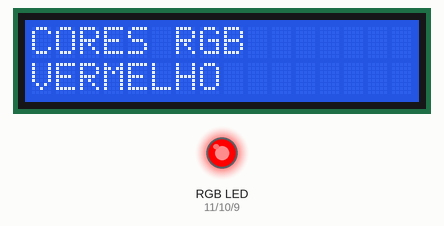
A sketch run on a simulated Arduino Uno, built with avr-gcc and run on an emulated ATmega328P. Parts: 16×2 character LCD, an RGB LED mixed from three pins (HIGH = lit). Dim RGB values are drawn brighter than linear.

Above: at 0.1 s.
At 4.2 s:
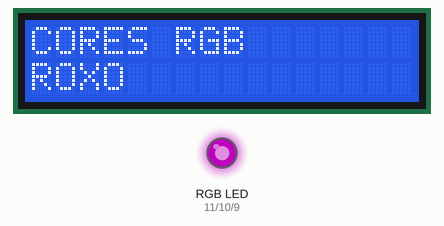
At 9.3 s:
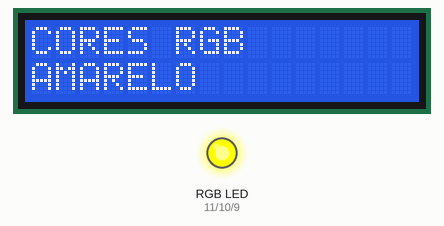
At 19.4 s:
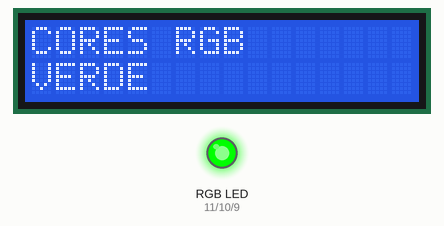
At 29.6 s:
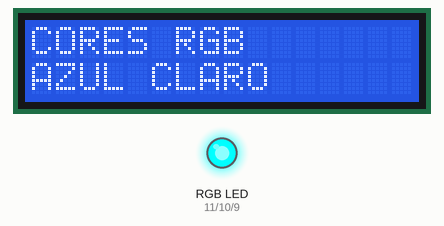
At 38.8 s:
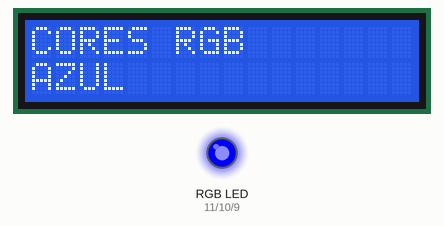
Timing chart, 0 to 40.0 s (numbered marks = the images above):
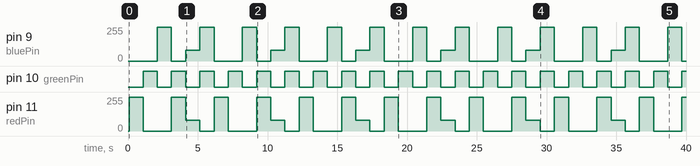

The sketch:

rgb.ino
```cpp
// Open Source
#include <LiquidCrystal_I2C.h> //INCLUSÃO DE BIBLIOTECA

LiquidCrystal_I2C lcd(0x27,2,1,0,4,5,6,7,3, POSITIVE); //ENDEREÇO DO I2C E DEMAIS INFORMAÇÕES

int redPin = 11;
int greenPin = 10;
int bluePin = 9;

//uncomment this line if using a Common Anode LED
//#define COMMON_ANODE

void setup()
{
  lcd.begin (16,2); //SETA A QUANTIDADE DE COLUNAS(16) E O NÚMERO DE LINHAS(2) DO DISPLAY
  lcd.setBacklight(HIGH); //LIGA O BACKLIGHT (LUZ DE FUNDO)
  pinMode(redPin, OUTPUT);
  pinMode(greenPin, OUTPUT);
  pinMode(bluePin, OUTPUT);
}

void loop()
{
  lcd.setCursor(0,0); //SETA A POSIÇÃO DO CURSOR
  lcd.print("CORES RGB");
  setColor(255, 0, 0);  // red
  lcd.setCursor(0,1); //SETA A POSIÇÃO DO CURSOR
  lcd.print("VERMELHO       ");
  delay(1000);
  setColor(0, 255, 0);  // green
  lcd.setCursor(0,1); //SETA A POSIÇÃO DO CURSOR
  lcd.print("VERDE          ");
  delay(1000);
  setColor(0, 0, 255);  // blue
  lcd.setCursor(0,1); //SETA A POSIÇÃO DO CURSOR
  lcd.print("AZUL           ");
  delay(1000);
  setColor(255, 255, 0);  // yellow
  lcd.setCursor(0,1); //SETA A POSIÇÃO DO CURSOR
  lcd.print("AMARELO        ");
  delay(1000);
  setColor(80, 0, 80);  // purple
  lcd.setCursor(0,1); //SETA A POSIÇÃO DO CURSOR
  lcd.print("ROXO            ");
  delay(1000);
  setColor(0, 255, 255);  // aqua
  lcd.setCursor(0,1); //SETA A POSIÇÃO DO CURSOR
  lcd.print("AZUL CLARO      ");
  delay(1000);
}

void setColor(int red, int green, int blue)
{
  #ifdef COMMON_ANODE
    red = 255 - red;
    green = 255 - green;
    blue = 255 - blue;
  #endif
  analogWrite(redPin, red);
  analogWrite(greenPin, green);
  analogWrite(bluePin, blue);
}
```

Measured:
- by itself, pin 9 (bluePin): repeats every 6.1 s: 0/255 1.0 s, 80/255 1.0 s, 255/255 1.0 s, 0/255 2.0 s, 255/255 1.0 s
- by itself, pin 10 (greenPin): alternates HIGH for 1.0 s and LOW for 1.0 s
- by itself, pin 11 (redPin): repeats every 6.1 s: 0/255 2.0 s, 255/255 1.0 s, 80/255 1.0 s, 0/255 1.0 s, 255/255 1.0 s
- what the display in image 1 shows lasts 1.1 s, from 4.1 s to 5.2 s
